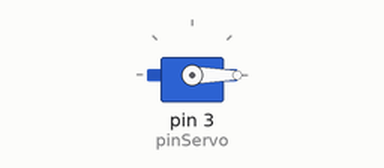
Bench run of a sketch on a simulated Arduino Uno, built with avr-gcc and run on an emulated ATmega328P. On the bench: servo.

Above: at 0.05 s.
At 2.5 s:
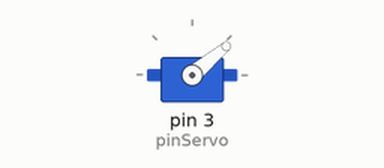
At 5.0 s:
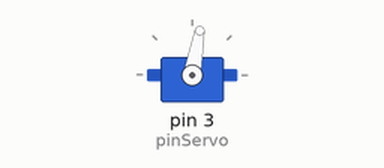
At 10.0 s:
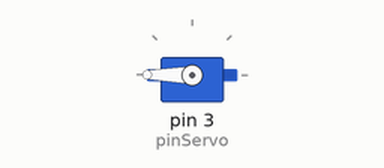
Timing chart, 0 to 13.0 s (numbered marks = the images above):
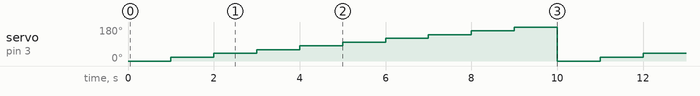

The sketch:

servo.ino
```cpp
#include <Servo.h>
int pinServo = 3;
Servo servo;

void setup() {
  // put your setup code here, to run once:
  servo.attach(pinServo);
}

void loop() {
  // put your main code here, to run repeatedly:
  for (int i = 0; i <= 180; i = i + 20)
  {
    servo.write(i);
    delay(1000);
  }
}
```

Measured:
- by itself, servo on pin 3 (pinServo): repeats every 10.0 s: 40° 1.0 s, 60° 1.0 s, 80° 1.0 s, 100° 1.0 s, 120° 1.0 s, 140° 1.0 s, 160° 1.0 s, 180° 1.0 s, 0° 1.0 s, 20° 1.0 s
